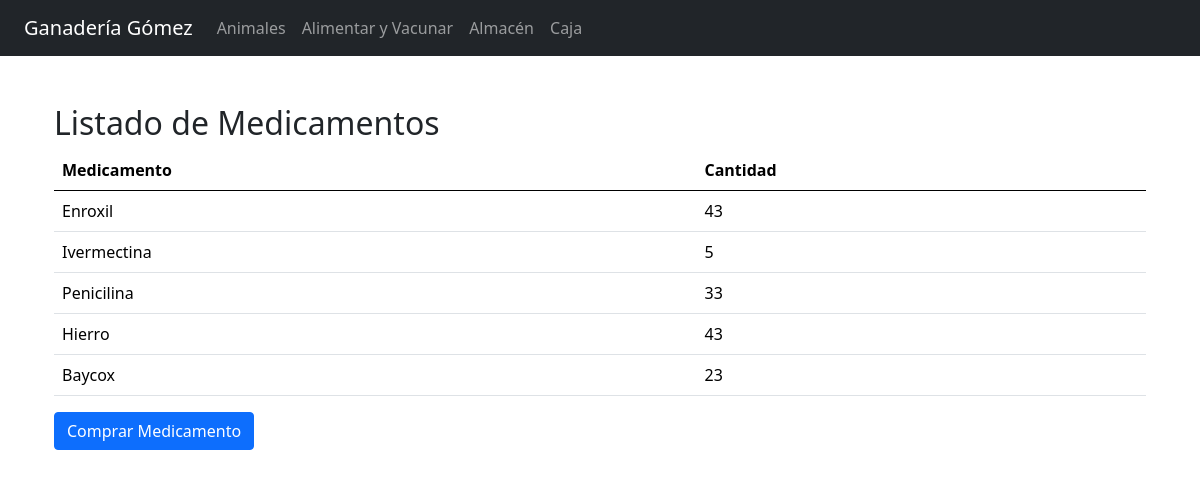
The app's page /www/medicamentos.php with its own data.
### tables this page shows
CREATE TABLE `Medicamentos` (
  `id_medicamento` int NOT NULL,
  `nombre` varchar(50) NOT NULL,
  `cantidad` int NOT NULL
);

### www/medicamentos.php (the view, shortened to what this page needs)
<?php
include("includes/header.php");
?>
<!DOCTYPE html>
<html lang="en">
<head>
    <link href="https://cdn.jsdelivr.net/npm/bootstrap@5.0.2/dist/css/bootstrap.min.css" rel="stylesheet">
</head>
<body>
<div class="container mt-5">
    <h2>Listado de Medicamentos</h2>
    <?php
    $servername = "database";
    $username = "root";
    $password = "root";
    $dbname = "Granja";
    $conn = new mysqli($servername, $username, $password, $dbname);
    $sql = "SELECT nombre, cantidad FROM Medicamentos";
    $result = $conn->query($sql);
    ?>
<table class="table">
        <thead>
            <tr>
                <th>Medicamento</th>
                <th>Cantidad</th>
            </tr>
        </thead>
        <tbody>
            <?php
            if ($result->num_rows > 0) {
                while($row = $result->fetch_assoc()) {
                    echo "<tr>";
                    echo "<td>" . $row["nombre"] . "</td>";
                    echo "<td>" . $row["cantidad"] . "</td>";
                    echo "</tr>";
                }
            } else {
                echo "<tr><td colspan='2'>No hay datos disponibles</td></tr>";
            }
            ?>
        </tbody>
    </table>
    <form action="comprar_medicamento.php" method="post">
    <button type="submit" class="btn btn-primary">Comprar Medicamento</button>
  </form>
</div>
</body>
</html>

### records on screen
medicamentos: nombre "Enroxil", cantidad "43"
medicamentos: nombre "Ivermectina", cantidad "5"
medicamentos: nombre "Penicilina", cantidad "33"
medicamentos: nombre "Hierro", cantidad "43"
medicamentos: nombre "Baycox", cantidad "23"
